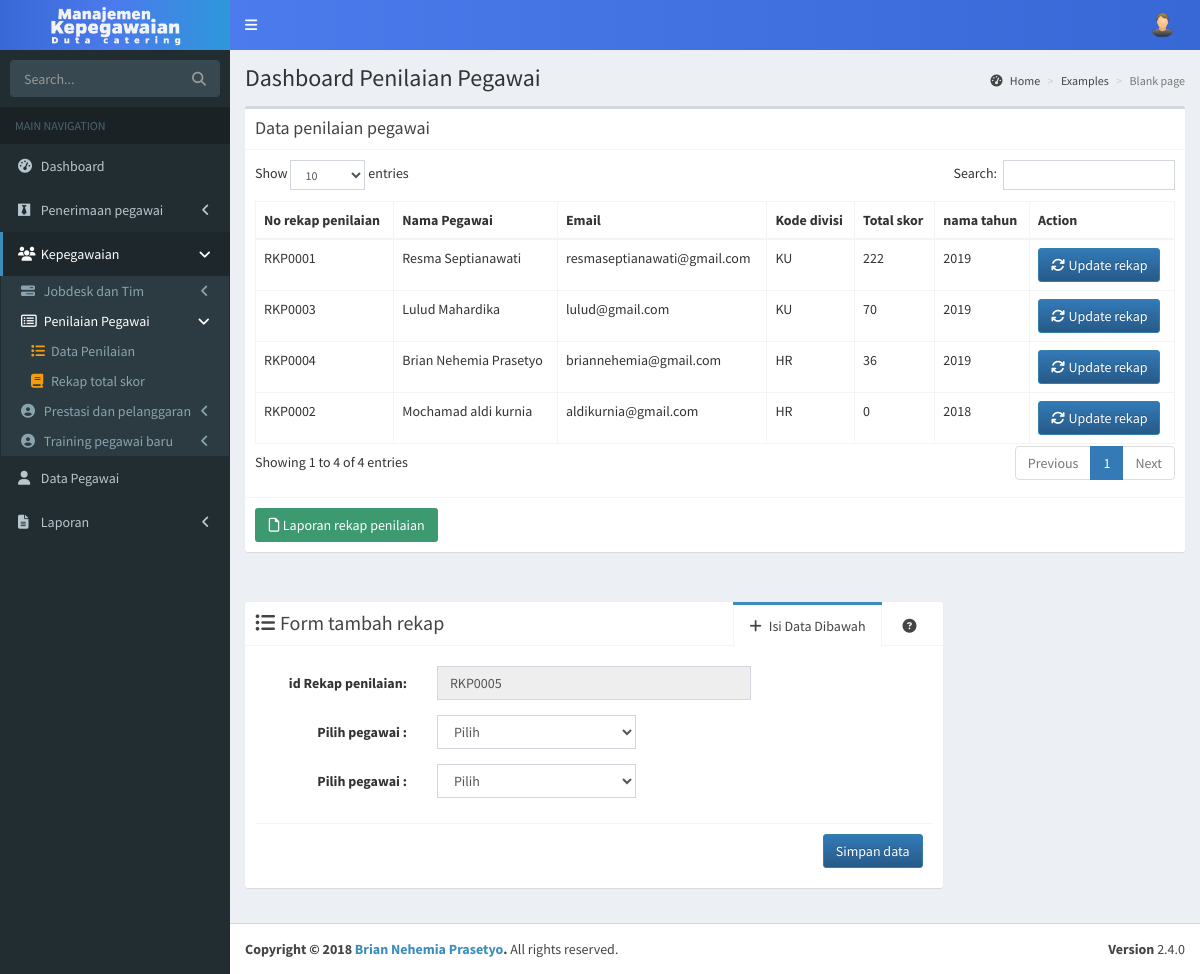
Page /admin/datarekappenilaian.php on the committed database.
### tables this page shows
CREATE TABLE `tbrekappenilaian` (
  `idrekappenilaian` varchar(11) NOT NULL,
  `idpegawai` varchar(11) DEFAULT NULL,
  `totalskor` int(11) NOT NULL,
  `idbulan` varchar(11) DEFAULT NULL,
  `idtahun` varchar(11) DEFAULT NULL
);

CREATE TABLE `tbpegawai` (
  `idpegawai` varchar(11) NOT NULL,
  `username` varchar(200) NOT NULL,
  `password` varchar(200) NOT NULL,
  `namapegawai` varchar(100) NOT NULL,
  `email` varchar(200) NOT NULL,
  `alamat` varchar(100) NOT NULL,
  `tanggallahir` date DEFAULT NULL,
  `jeniskelamin` varchar(100) NOT NULL,
  `nohp` varchar(12) NOT NULL,
  `foto` varchar(500) NOT NULL,
  `tanggalaktifkerja` date DEFAULT NULL,
  `kodedivisi` varchar(11) DEFAULT NULL,
  `level` varchar(200) DEFAULT NULL,
  `idstatuspegawai` varchar(11) DEFAULT NULL,
  `idtim` varchar(11) DEFAULT NULL
);

CREATE TABLE `tbtahun` (
  `idtahun` varchar(11) NOT NULL,
  `namatahun` varchar(10) DEFAULT NULL
);

### admin/datarekappenilaian.php (the view, shortened to what this page needs)
<?php
include 'header.php';
include 'adminsidebar.php';
?>
  <div class="content-wrapper">
    <section class="content-header">
      <h1>
        Dashboard Penilaian Pegawai
      </h1>
      <ol class="breadcrumb">
        <li><a href="#"><i class="fa fa-dashboard"></i> Home</a></li>
        <li><a href="#">Examples</a></li>
        <li class="active">Blank page</li>
      </ol>
    </section>
    <section class="content">
      <div class="box">
        <div class="box-header with-border">
          <h3 class="box-title">Data penilaian pegawai</h3>
        </div>
        <div class="box-body" >
           <table  id="example2" class="table table-bordered table-hover">
                <thead>
                <tr>
                  <th>No rekap penilaian</th>
                  <th>Nama Pegawai</th>
                  <th>Email</th>
                  <th>Kode divisi</th>
                  <th>Total skor</th>
                  <th>nama tahun</th>
                  <th>Action</th>
                </tr>
                </thead>
                <tbody>
                <?php
                 require '../db/mdl_penilaian.php';
                 $conn = new penilaian();
                $read = $conn->readrekappenilaian();
				while($fetch = $read->fetch_array()){
				        ?>
                <tr>
                  <td><?php echo $fetch['idrekappenilaian'];?></td>
                  <td><?php echo $fetch['namapegawai'];?></td>
                  <td><?php echo $fetch['email']?></td>
                  <td><?php echo $fetch['kodedivisi']?></td>
                  <td><?php echo $fetch['totalskor']?></td>
                  <td><?php echo $fetch['namatahun']?></td>
                  <td>
                    <a class="btn btn-primary" href="../controller/penilaiancontroller.php?action=hitungdatarekap&idrekap=<?php echo $fetch['idrekappenilaian'];?>&idpegawai=<?php echo $fetch['idpegawai'];?>&idtahun=<?php echo $fetch['idtahun'];?>"><i style="width:12px;" class="fa fa-refresh"></i>&nbsp&nbspUpdate rekap</a>
                 </td>
				</tr>
                <?php
					      }
				        ?>
                </tbody>
              </table>
            </div>
        <div class="box-footer">
        <a class="btn bg-olive" type="button" href="../laporan/laporanrekappenilaian.php"><i style="width:12px;" class="fa fa-file-o"></i>  Laporan rekap penilaian</a>
        </div>
      </div>
    </section>
    <section class="content">
    <div class="row">
      <div class="col-md-9">
        <div class="nav-tabs-custom">
            <ul class="nav nav-tabs pull-right">
              <li style="margin-right:10px;"><a href="#tab_3-2" data-toggle="tab"><i class="fa fa-question-circle"></i></i></a></li>
              <li class="active"><a href="#tab_1-1" data-toggle="tab"><i class="fa fa-plus">&nbsp&nbsp</i>Isi Data Dibawah</a></li>
              <li class="pull-left header"><i class="fa fa-list-ul"></i>Form tambah rekap</li>
            </ul>
            <div class="tab-content">
            <div class="tab-pane active" id="tab_1-1">
              <div class="box-body">
                <form class="form-horizontal" action="../controller/penilaiancontroller.php?action=addrekappenilaian" Method="POST">
                  <div class="form-group">
                      <label class="col-sm-3 control-label">id Rekap penilaian:</label>
                      <div class="col-sm-6">
                        <input readonly type="text" value="<?php $conn->autocode_rekappegawai()?>" class="form-control" id="fornama" name="postidrekap" placeholder="">
                      </div>
                    </div>
                    <div class="form-group">
                    <label class="col-sm-3 control-label" for="fornama">Pilih pegawai :</label>
                    <div class="col-sm-4 ">
                         <select name="postidpegawai" id="postjobdesk" class="form-control"  >
                            <option value=''>Pilih</option>
                          </select>
                    </div>
                </div>
                <div class="form-group">
                    <label class="col-sm-3 control-label" for="fornama">Pilih pegawai :</label>
                    <div class="col-sm-4 ">
                         <select name="postidtahun" id="postjobdesk" class="form-control "  >
                            <option value=''>Pilih</option>
                          </select>
                    </div>
                </div>
                </div>
                <div class="box-footer">
                <button type="submit" class="pull-right btn btn-primary">Simpan data</button>
                </div>
              </div>
          </div>
        </div>
    </div>
    </section>
  </div>
<?php
include 'footer.php';
 ?>

### assets/css/_all-skins.css (style rules this page uses)
.skin-blue .content-header { background: transparent; }

### rows in the picture
tbrekappenilaian: idrekappenilaian "RKP0001", idpegawai.namapegawai "Resma Septianawati", idpegawai.email "resmaseptianawati@gmail.com", idpegawai.kodedivisi "KU", totalskor "222", idtahun.namatahun "2019"
tbrekappenilaian: idrekappenilaian "RKP0003", idpegawai.namapegawai "Lulud Mahardika", idpegawai.email "lulud@gmail.com", idpegawai.kodedivisi "KU", totalskor "70", idtahun.namatahun "2019"
tbrekappenilaian: idrekappenilaian "RKP0004", idpegawai.namapegawai "Brian Nehemia Prasetyo", idpegawai.email "briannehemia@gmail.com", idpegawai.kodedivisi "HR", totalskor "36", idtahun.namatahun "2019"
tbrekappenilaian: idrekappenilaian "RKP0002", idpegawai.namapegawai "Mochamad aldi kurnia", idpegawai.email "aldikurnia@gmail.com", idpegawai.kodedivisi "HR", totalskor "0", idtahun.namatahun "2018"
